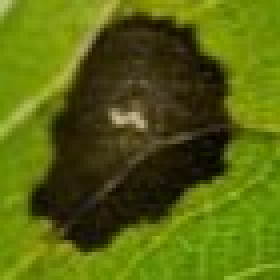
#> input picture 3075/lspot1.jpg, 70 x 70 px (shown 4 times larger)
$ python ima_match5.py
#> lines starting #> are read from the running program, lines starting #| are printed output that depends on the picture; after the words box and inside, x2 and y2 are one past the last pixel; in counts of white or black regions, pixels touching at a corner belong together
import cv2
import numpy as np
#from cv2 import cv

#method = cv.CV_TM_SQDIFF_NORMED

# Read the images from the file
small_image = cv2.imread('lspot1.jpg')
#> small_image is the input picture: shape (70, 70, 3); mean B, G, R 14.1, 101.1, 87.5
large_image = cv2.imread('lspot.jpg')
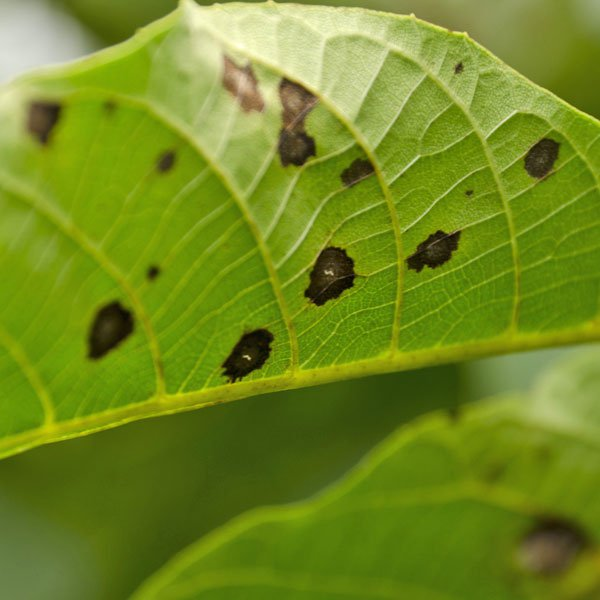
#> input picture 3075/lspot.jpg, 600 x 600 px
#> large_image is the input picture: shape (600, 600, 3); mean B, G, R 32.3, 138.2, 113.9

result = cv2.matchTemplate(small_image, large_image, cv2.TM_SQDIFF_NORMED)
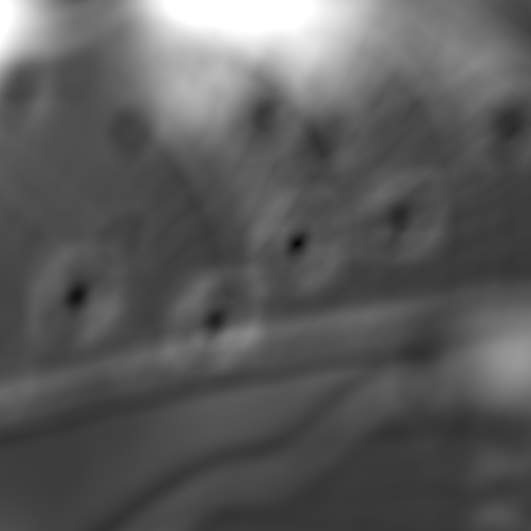
#> result: shape (531, 531) float32; min 0.00164, max 1, mean 0.357

# We want the minimum squared difference
mn,_,mnLoc,_ = cv2.minMaxLoc(result)
#> mn = 0.00164; mnLoc = (297, 243)

# Draw the rectangle:
# Extract the coordinates of our best match
MPx,MPy = mnLoc
#> MPx = 297; MPy = 243

# Step 2: Get the size of the template. This is the same size as the match.
trows,tcols = small_image.shape[:2]
#> trows = 70; tcols = 70

# Step 3: Draw the rectangle on large_image
cv2.rectangle(large_image, (MPx,MPy),(MPx+tcols,MPy+trows),(0,0,255),2)
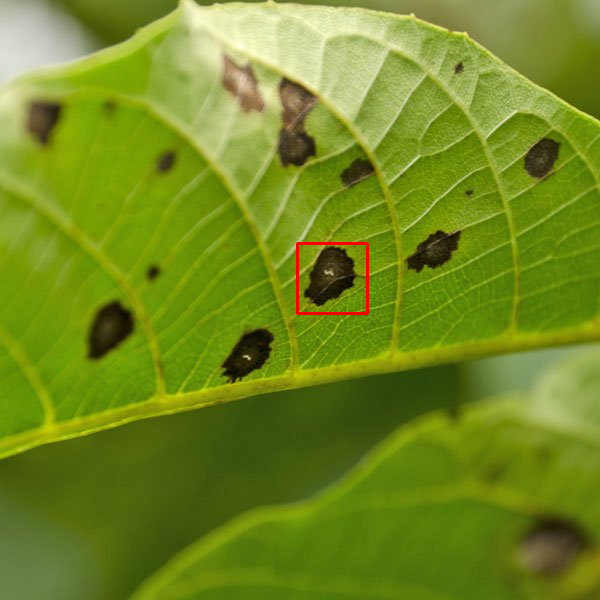
#> large_image: shape (600, 600, 3); 0.23% of pixels changed, all inside (x1, y1, x2, y2) = (296, 242, 369, 315)

# Display the original image with the rectangle around the match.
cv2.imshow('output',large_image)

# The image is only displayed if we call this
cv2.waitKey(7000)
